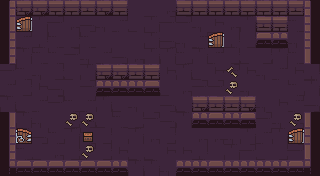

Below is a game level as drawn by its tile map, then a one-line description and the .tmx file that defines it, in full:
An orthogonal 20x11 tile map with 16x16 px tiles, 6 tile layers (ground, dressing, decor, walls, ...) and 12 objects (5x ENTRY, 5x ENEMY, 2x PROP).

<map version="1.10" tiledversion="1.10.2" orientation="orthogonal" renderorder="right-down" width="20" height="11" tilewidth="16" tileheight="16" infinite="0" nextlayerid="8" nextobjectid="13">
 <tileset firstgid="1" name="dungeon" tilewidth="16" tileheight="16" tilecount="100" columns="10">
  <image source="../../../gfx/tiles/depths/dungeon_tileset.png" width="160" height="160" />
 </tileset>
 <layer id="1" name="ground" width="20" height="11">
  <data encoding="csv">
18,9,9,17,8,27,27,28,19,19,27,9,27,18,28,9,29,17,17,8,
17,7,29,28,27,9,30,7,20,29,28,28,30,18,27,29,28,7,10,19,
8,7,8,10,17,10,19,19,19,29,9,30,7,29,8,17,28,28,30,9,
20,29,10,10,28,30,7,9,27,29,29,10,29,7,17,20,17,29,10,8,
28,10,30,17,20,29,17,8,9,17,18,29,20,18,28,18,30,7,18,8,
7,17,18,9,19,28,18,9,17,10,20,27,28,28,19,30,19,19,10,29,
29,20,7,28,10,7,29,20,30,19,9,20,7,10,7,30,30,18,7,9,
17,29,30,19,17,9,20,10,17,28,9,29,7,28,30,8,28,30,27,30,
30,29,9,10,29,10,17,19,29,27,17,19,27,27,30,29,7,29,28,10,
9,10,20,27,17,7,17,18,20,20,18,18,8,19,29,28,20,17,28,19,
18,8,18,27,19,28,17,28,29,29,30,8,27,19,29,29,9,28,28,27
</data>
 </layer>
 <layer id="2" name="dressing" width="20" height="11">
  <data encoding="csv">
0,0,0,0,0,0,0,0,0,0,0,0,0,0,0,0,0,0,0,0,
0,0,0,0,0,0,0,0,0,0,0,0,0,0,0,0,0,0,0,0,
0,0,0,0,0,0,0,0,0,0,0,0,0,0,0,0,0,0,0,0,
0,0,0,0,0,0,0,0,0,0,0,0,0,0,0,0,0,0,0,0,
0,0,0,0,0,0,0,0,0,0,0,0,0,0,69,0,0,0,0,0,
0,0,0,0,0,0,0,0,0,0,0,0,0,0,78,0,0,0,0,0,
0,0,0,0,0,0,0,0,0,0,0,0,0,0,0,0,0,0,0,0,
0,0,0,0,78,78,0,0,0,0,0,0,0,0,0,0,0,0,78,0,
0,0,0,0,0,0,0,0,0,0,0,0,0,0,0,0,0,0,0,0,
0,0,0,0,0,78,0,0,0,0,0,0,0,0,0,0,0,0,0,0,
0,0,0,0,0,0,0,0,0,0,0,0,0,0,0,0,0,0,0,0
</data>
 </layer>
 <layer id="3" name="decor" width="20" height="11">
  <data encoding="csv">
0,0,0,0,0,0,0,0,0,0,0,0,0,0,0,0,0,0,0,0,
0,0,0,0,0,0,0,0,0,0,0,0,0,0,0,0,0,0,0,0,
0,0,0,0,0,0,0,0,0,0,0,0,0,0,0,0,0,0,0,0,
0,0,0,0,0,0,0,0,0,0,0,0,0,0,0,0,0,0,0,0,
0,0,0,0,0,0,0,0,0,0,0,0,0,0,0,0,0,0,0,0,
0,0,0,0,0,0,0,0,0,0,0,0,0,0,0,0,0,0,0,0,
0,0,0,0,0,0,0,0,0,0,0,0,0,0,0,0,0,0,0,0,
0,0,0,0,0,0,0,0,0,0,0,0,0,0,0,0,0,0,0,0,
0,0,0,0,0,0,0,0,0,0,0,0,0,0,0,0,0,0,0,0,
0,0,0,0,0,0,0,0,0,0,0,0,0,0,0,0,0,0,0,0,
0,0,0,0,0,0,0,0,0,0,0,0,0,0,0,0,0,0,0,0
</data>
 </layer>
 <layer id="4" name="walls" width="20" height="11">
  <data encoding="csv">
1,4,4,5,2,3,4,5,0,0,0,3,2,2,2,5,2,2,3,6,
31,0,0,0,0,0,0,0,0,0,0,0,0,0,0,0,0,0,0,26,
21,0,0,0,0,0,0,0,0,0,0,0,0,0,0,0,0,0,0,26,
21,0,0,0,0,0,0,0,0,0,0,0,0,0,0,0,0,0,0,36,
0,0,0,0,0,0,0,0,0,0,0,0,0,0,0,0,0,0,0,0,
0,0,0,0,0,0,0,0,0,0,0,0,0,0,0,0,0,0,0,0,
0,0,0,0,0,0,0,0,0,0,0,0,0,0,0,0,0,0,0,0,
31,0,0,0,0,0,0,0,0,0,0,0,0,0,0,0,0,0,0,16,
21,0,0,0,0,0,0,0,0,0,0,0,0,0,0,0,0,0,0,26,
21,0,0,0,0,0,0,0,0,0,0,0,0,0,0,0,0,0,0,36,
41,42,45,42,45,45,45,44,0,0,0,43,44,42,44,43,43,44,45,46
</data>
 </layer>
 <layer id="5" name="props" width="20" height="11">
  <data encoding="csv">
0,0,0,0,0,0,0,0,0,0,0,0,0,0,0,0,0,0,0,0,
0,67,0,0,0,0,0,0,0,0,0,0,0,0,0,0,3,2,0,0,
0,0,0,0,0,0,0,0,0,0,0,0,0,67,0,0,42,43,0,0,
0,0,0,0,0,0,0,0,0,0,0,0,0,0,0,0,0,0,0,0,
0,0,0,0,0,0,4,4,3,2,0,0,0,0,0,0,0,0,0,0,
0,0,0,0,0,0,44,44,43,42,0,0,0,0,0,0,0,0,0,0,
0,0,0,0,0,0,0,0,0,0,0,0,4,3,3,4,0,0,0,0,
0,0,0,0,0,0,0,0,0,0,0,0,43,42,44,45,0,0,0,0,
0,68,0,0,0,81,0,0,0,0,0,0,0,0,0,0,0,0,67,0,
0,0,0,0,0,0,0,0,0,0,0,0,0,0,0,0,0,0,0,0,
0,0,0,0,0,0,0,0,0,0,0,0,0,0,0,0,0,0,0,0
</data>
 </layer>
 <layer id="6" name="overhead" width="20" height="11">
  <data encoding="csv">
0,0,0,0,0,0,0,0,0,0,0,0,0,0,0,0,0,0,0,0,
0,0,0,0,0,0,0,0,0,0,0,0,0,0,0,0,0,0,0,0,
0,0,0,0,0,0,0,0,0,0,0,0,0,0,0,0,0,0,0,0,
0,0,0,0,0,0,0,0,0,0,0,0,0,0,0,0,0,0,0,0,
0,0,0,0,0,0,0,0,0,0,0,0,0,0,0,0,0,0,0,0,
0,0,0,0,0,0,0,0,0,0,0,0,0,0,0,0,0,0,0,0,
0,0,0,0,0,0,0,0,0,0,0,0,0,0,0,0,0,0,0,0,
0,0,0,0,0,0,0,0,0,0,0,0,0,0,0,0,0,0,0,0,
0,0,0,0,0,0,0,0,0,0,0,0,0,0,0,0,0,0,0,0,
0,0,0,0,0,0,0,0,0,0,0,0,0,0,0,0,0,0,0,0,
0,0,0,0,0,0,0,0,0,0,0,0,0,0,0,0,0,0,0,0
</data>
 </layer>
 <objectgroup id="7" name="spawns">
  <object id="1" name="UP" type="ENTRY" x="152" y="24" />
  <object id="2" name="DOWN" type="ENTRY" x="152" y="152" />
  <object id="3" name="LEFT" type="ENTRY" x="24" y="88" />
  <object id="4" name="RIGHT" type="ENTRY" x="296" y="88" />
  <object id="5" name="" type="ENTRY" x="168" y="88" />
  <object id="6" name="" type="ENEMY" x="200" y="88" />
  <object id="7" name="" type="ENEMY" x="152" y="120" />
  <object id="8" name="" type="ENEMY" x="72" y="120" />
  <object id="9" name="" type="ENEMY" x="248" y="56" />
  <object id="10" name="" type="ENEMY" x="120" y="104" />
  <object id="11" name="torch" type="PROP" x="56" y="168" />
  <object id="12" name="torch" type="PROP" x="264" y="168" />
 </objectgroup>
</map>
